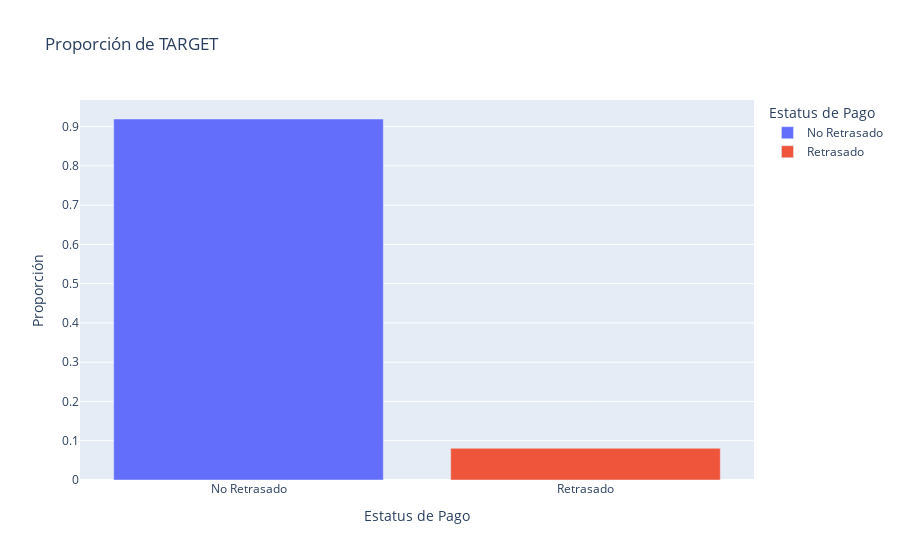

This figure's notebook cell:
### Markdown cell above
La variable 'TARGET' es la que nos indica si se produjo retraso en el pago del préstamo.

Como se puede observar, la variable esta **desbalanceada**, hay solo un 8.07% de retrasos en pagos del préstamo

Observamos como el 8.07%  (24,825) de los clientes se retrasaron en el pago del préstamo al menos un día en una cuota del mismo, mientras que el 91.93% (282,686) de los clientes no se retrasaron en el pago del préstamo ningún día en ninguna de las cuotas a pagar.

### Code cell
# Convertir `TARGET` a variable categórica
df_plot_loan_status_conteo['TARGET_LABEL'] = df_plot_loan_status_conteo['TARGET'].replace({0: 'No Retrasado', 1: 'Retrasado'})

# Crear el gráfico de barras
fig = px.bar(
    df_plot_loan_status_conteo, 
    x="TARGET_LABEL", 
    y="proportion", 
    color="TARGET_LABEL", 
    title="Proporción de TARGET",
    labels={"TARGET_LABEL": "Estatus de Pago", "proportion": "Proporción"}
)

# Mostrar el gráfico
fig.show()

### Figure 1 — Plotly figure (JSON) as saved in the notebook; plotly's stock layout.template omitted (floating-point values rounded to 4 significant figures)
{"data": [{"alignmentgroup": "True", "hovertemplate": "Estatus de Pago=%{x}<br>Proporción=%{y}<extra></extra>", "legendgroup": "No Retrasado", "marker": {"color": "#636efa", "pattern": {"shape": ""}}, "name": "No Retrasado", "offsetgroup": "No Retrasado", "orientation": "v", "showlegend": true, "textposition": "auto", "type": "bar", "x": ["No Retrasado"], "xaxis": "x", "y": [0.9193], "yaxis": "y"}, {"alignmentgroup": "True", "hovertemplate": "Estatus de Pago=%{x}<br>Proporción=%{y}<extra></extra>", "legendgroup": "Retrasado", "marker": {"color": "#EF553B", "pattern": {"shape": ""}}, "name": "Retrasado", "offsetgroup": "Retrasado", "orientation": "v", "showlegend": true, "textposition": "auto", "type": "bar", "x": ["Retrasado"], "xaxis": "x", "y": [0.08073], "yaxis": "y"}], "layout": {"barmode": "relative", "legend": {"title": {"text": "Estatus de Pago"}, "tracegroupgap": 0}, "title": {"text": "Proporción de TARGET"}, "xaxis": {"anchor": "y", "categoryarray": ["No Retrasado", "Retrasado"], "categoryorder": "array", "domain": [0, 1], "title": {"text": "Estatus de Pago"}}, "yaxis": {"anchor": "x", "domain": [0, 1], "title": {"text": "Proporción"}}}}
